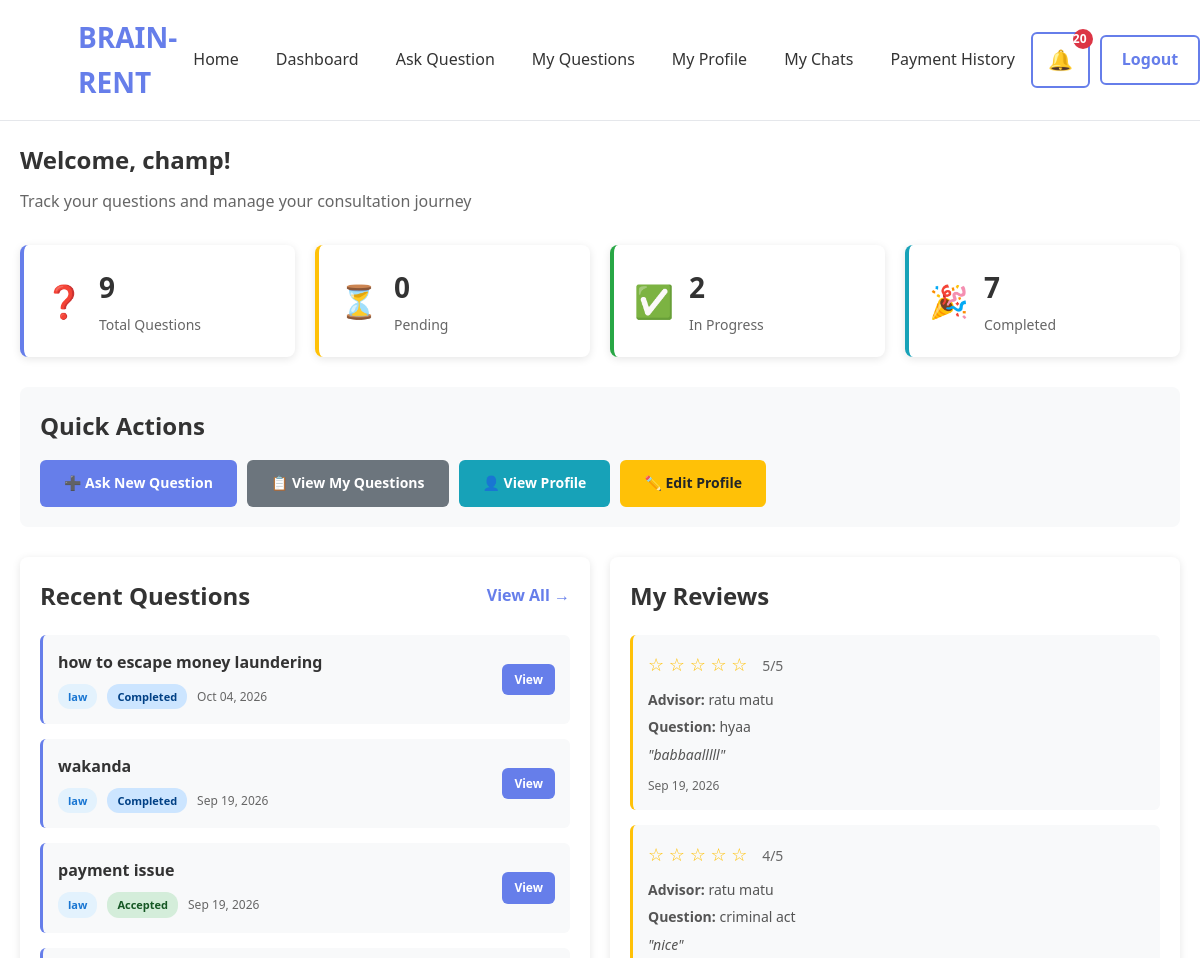
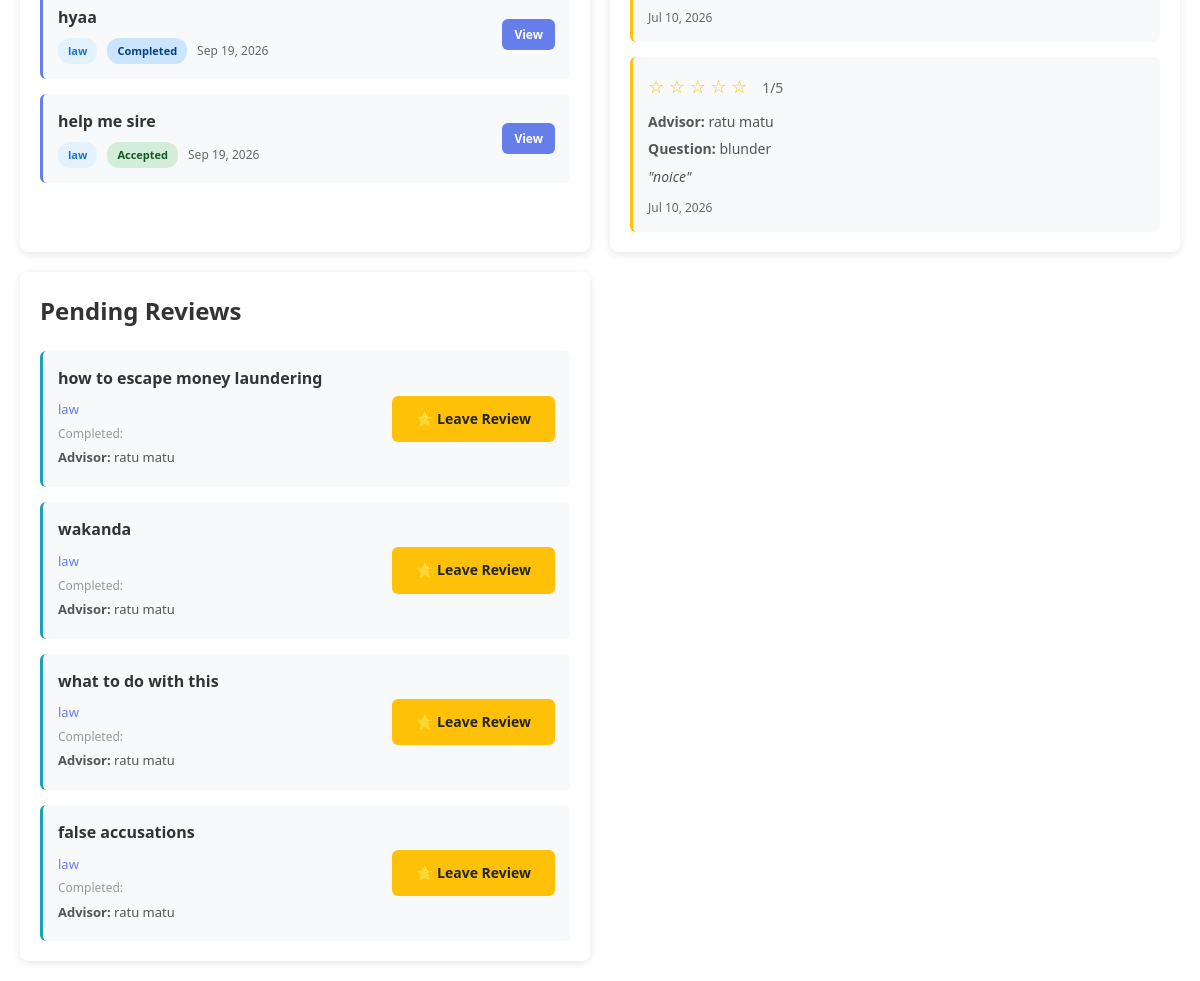
Page /dashboard/questioner/ (signed in) on the committed database (2 pictures, top to bottom).
### accounts/models.py (models this page shows, shortened)
class CustomUser(AbstractUser):
    ROLE_CHOICES = [
        ("questioner", "Questioner"),
        ("advisor", "Advisor"),
    ]
    role = models.CharField(
    max_length=20,
    choices=ROLE_CHOICES,
    default="questioner"
 )
    phone_number = models.CharField(
        max_length=15,
        blank=True
    )
    profile_picture = models.ImageField(
        upload_to="profile_pictures/",
        blank=True,
        null=True
    )
    created_at = models.DateTimeField(
        auto_now_add=True
    )
    updated_at = models.DateTimeField(
        auto_now=True
    )

### question/models.py (models this page shows, shortened)
class Question(models.Model):
    STATUS_CHOICES = [
        ("pending", "Pending"),
        ("accepted", "Accepted"),
        ("completed", "Completed"),
        ("cancelled", "Cancelled"),
    ]
    questioner = models.ForeignKey(
        settings.AUTH_USER_MODEL,
        on_delete=models.CASCADE,
        related_name="questions"
    )
    category = models.ForeignKey(
        Category,
        on_delete=models.CASCADE,
        related_name="questions"
    )
    title = models.CharField(
        max_length=200
    )
    description = models.TextField()
    status = models.CharField(
        max_length=20,
        choices=STATUS_CHOICES,
        default="pending"
    )
    created_at = models.DateTimeField(
        auto_now_add=True
    )

class Category(models.Model):
    name = models.CharField(
        max_length=100,
        unique=True
    )
    description = models.TextField(
        blank=True
    )
    icon = models.ImageField(
        upload_to="category_icons/",
        blank=True,
        null=True
    )

class QuestionAssignment(models.Model):
    STATUS_CHOICES = [
        ("invited", "Invited"),
        ("accepted", "Accepted"),
        ("declined", "Declined"),
        ("selected", "Selected"),
        ("completed", "Completed"),
    ]
    question = models.ForeignKey(
        Question,
        on_delete=models.CASCADE,
        related_name="assignments"
    )
    advisor = models.ForeignKey(
        "advisor.AdvisorProfile",
        on_delete=models.CASCADE,
        related_name="assignments"
    )
    status = models.CharField(
        max_length=20,
        choices=STATUS_CHOICES,
        default="invited"
    )
    assigned_at = models.DateTimeField(
        auto_now_add=True
    )
    class Meta:
        unique_together = ("question", "advisor")

### review/models.py (models this page shows, shortened)
class Review(models.Model):
    question = models.OneToOneField(
        Question,
        on_delete=models.CASCADE,
        related_name="review",
    )
    advisor = models.ForeignKey(
        AdvisorProfile,
        on_delete=models.CASCADE,
        related_name="reviews",
    )
    questioner = models.ForeignKey(
        settings.AUTH_USER_MODEL,
        on_delete=models.CASCADE,
        related_name="reviews_given",
    )
    rating = models.PositiveSmallIntegerField()
    comment = models.TextField(
        blank=True
    )
    created_at = models.DateTimeField(
        auto_now_add=True
    )
    updated_at = models.DateTimeField(
        auto_now=True
    )

### advisor/models.py (models this page shows, shortened)
class AdvisorProfile(models.Model):
    STATUS_CHOICES = [
        ("pending", "Pending"),
        ("under_review", "Under Review"),
        ("approved", "Approved"),
        ("rejected", "Rejected"),
        ("suspended", "Suspended"),
    ]
    user = models.OneToOneField(
        settings.AUTH_USER_MODEL,
        on_delete=models.CASCADE
    )
    bio = models.TextField()
    expertise = models.ManyToManyField(
    "question.Category",
    related_name="advisors"
 )
    experience = models.PositiveIntegerField(
        help_text="Years of experience"
    )
    consultation_rate = models.DecimalField(
        max_digits=10,
        decimal_places=2,
        default=0.00,
        help_text="Consultation rate per session in NPR"
    )
    verification_status = models.CharField(
        max_length=20,
        choices=STATUS_CHOICES,
        default="pending"
    )

### questioner/views.py (the view)
@login_required
def dashboard(request):
    if request.user.role != "questioner":
        return HttpResponseForbidden("Access Denied")
    profile, created = QuestionerProfile.objects.get_or_create(
        user=request.user
    )
    questions = Question.objects.filter(questioner=request.user)
    total_questions = questions.count()
    pending_questions = questions.filter(status='pending').count()
    accepted_questions = questions.filter(status='accepted').count()
    completed_questions = questions.filter(status='completed').count()
    recent_questions = questions.select_related(
        'category'
    ).order_by('-created_at')[:5]
    reviews = Review.objects.filter(
        questioner=request.user
    ).select_related(
        'question',
        'advisor',
        'advisor__user'
    ).order_by('-created_at')[:5]
    completed_without_review = questions.filter(
        status='completed'
    ).exclude(
        id__in=Review.objects.filter(questioner=request.user).values_list('question_id', flat=True)
    ).select_related('category').prefetch_related('assignments__advisor').order_by('-created_at')[:5]
    return render(
        request,
        "questioner/dashboard.html",
        {
            "profile": profile,
            "total_questions": total_questions,
            "pending_questions": pending_questions,
            "accepted_questions": accepted_questions,
            "completed_questions": completed_questions,
            "recent_questions": recent_questions,
            "reviews": reviews,
            "completed_without_review": completed_without_review,
        },
    )

### templates/questioner/dashboard.html (shortened to what this page needs)
{% extends "base.html" %}
{% block content %}
<section class="dashboard">
    <div class="dashboard-header">
        <h1>Welcome, {{ request.user.first_name }}!</h1>
        <p>Track your questions and manage your consultation journey</p>
    </div>
    <div class="stats-grid">
        <div class="stat-card stat-total">
            <div class="stat-icon">❓</div>
            <div class="stat-content">
                <div class="stat-number">{{ total_questions }}</div>
                <div class="stat-label">Total Questions</div>
            </div>
        </div>
        <div class="stat-card stat-pending">
            <div class="stat-icon">⏳</div>
            <div class="stat-content">
                <div class="stat-number">{{ pending_questions }}</div>
                <div class="stat-label">Pending</div>
            </div>
        </div>
        <div class="stat-card stat-accepted">
            <div class="stat-icon">✅</div>
            <div class="stat-content">
                <div class="stat-number">{{ accepted_questions }}</div>
                <div class="stat-label">In Progress</div>
            </div>
        </div>
        <div class="stat-card stat-completed">
            <div class="stat-icon">🎉</div>
            <div class="stat-content">
                <div class="stat-number">{{ completed_questions }}</div>
                <div class="stat-label">Completed</div>
            </div>
        </div>
    </div>
    <div class="quick-actions">
        <h2>Quick Actions</h2>
        <div class="action-buttons">
            <a href="{% url 'ask_question' %}" class="btn btn-primary">
                ➕ Ask New Question
            </a>
            <a href="{% url 'my_questions' %}" class="btn btn-secondary">
                📋 View My Questions
            </a>
            <a href="{% url 'questioner_profile_view' %}" class="btn btn-info">
                👤 View Profile
            </a>
            <a href="{% url 'edit_questioner_profile' %}" class="btn btn-warning">
                ✏️ Edit Profile
            </a>
        </div>
    </div>
    <div class="dashboard-content">
        <div class="dashboard-section">
            <div class="section-header">
                <h2>Recent Questions</h2>
                <a href="{% url 'my_questions' %}" class="view-all">View All →</a>
            </div>
            {% if recent_questions %}
                <div class="recent-questions">
                    {% for question in recent_questions %}
                        <div class="question-item">
                            <div class="question-info">
                                <a href="{% url 'question_detail' question.id %}" class="question-title">
                                    {{ question.title }}
                                </a>
                                <div class="question-meta">
                                    <span class="category-badge">{{ question.category.name }}</span>
                                    <span class="status-badge status-{{ question.status }}">
                                        {{ question.get_status_display }}
                                    </span>
                                    <span class="date">{{ question.created_at|date:"M d, Y" }}</span>
                                </div>
                            </div>
                            <a href="{% url 'question_detail' question.id %}" class="btn btn-sm btn-view">
                                View
                            </a>
                        </div>
                    {% endfor %}
                </div>
            {% else %}
                <div class="empty-state">
                    <p>No questions yet. <a href="{% url 'ask_question' %}">Ask your first question!</a></p>
                </div>
            {% endif %}
        </div>
        <div class="dashboard-section">
            <div class="section-header">
                <h2>My Reviews</h2>
            </div>
            {% if reviews %}
                <div class="recent-reviews">
                    {% for review in reviews %}
                        <div class="review-item">
                            <div class="review-rating">
                                {% for i in "12345" %}
                                    {% if i <= review.rating %}⭐{% else %}☆{% endif %}
                                {% endfor %}
                                <span class="rating-number">{{ review.rating }}/5</span>
                            </div>
                            <div class="review-details">
                                <p class="review-advisor">
                                    <strong>Advisor:</strong> {{ review.advisor.user.get_full_name|default:review.advisor.user.username }}
                                </p>
                                <p class="review-question">
                                    <strong>Question:</strong> {{ review.question.title }}
                                </p>
                                {% if review.comment %}
                                    <p class="review-comment">"{{ review.comment|truncatewords:15 }}"</p>
                                {% endif %}
                            </div>
                            <div class="review-date">
                                {{ review.created_at|date:"M d, Y" }}
                            </div>
                        </div>
                    {% endfor %}
                </div>
            {% else %}
                <div class="empty-state">
                    <p>No reviews yet. Complete consultations to leave reviews for advisors!</p>
                </div>
            {% endif %}
        </div>
        <div class="dashboard-section">
            <div class="section-header">
                <h2>Pending Reviews</h2>
            </div>
            {% if completed_without_review %}
                <div class="pending-reviews">
                    {% for question in completed_without_review %}
                        <div class="pending-review-item">
                            <div class="pending-review-info">
                                <h4>{{ question.title }}</h4>
                                <p class="pending-review-category">{{ question.category.name }}</p>
                                <p class="pending-review-date">Completed: {{ question.updated_at|date:"M d, Y" }}</p>
                                {% for assignment in question.assignments.all %}
                                    {% if assignment.status == 'accepted' %}
                                        <p class="pending-review-advisor">
                                            <strong>Advisor:</strong> {{ assignment.advisor.user.get_full_name|default:assignment.advisor.user.username }}
                                        </p>
                                    {% endif %}
                                {% endfor %}
                            </div>
                            <div class="pending-review-action">
                                <a href="{% url 'submit_review' question.id %}" class="btn btn-warning">
                                    ⭐ Leave Review
                                </a>
                            </div>
                        </div>
                    {% endfor %}
                </div>
            {% else %}
                <div class="empty-state">
                    <p>No pending reviews. All completed consultations have been reviewed!</p>
                </div>
            {% endif %}
        </div>
    </div>
</section>
{% endblock %}

### rows in the picture
CustomUser: user.first_name "champ"
Question: title "how to escape money laundering", category.name "law", status "Completed", created_at "Oct 04, 2026"
Question: title "wakanda", category.name "law", status "Completed", created_at "Sep 19, 2026"
Question: title "payment issue", category.name "law", status "Accepted", created_at "Sep 19, 2026"
Question: title "hyaa", category.name "law", status "Completed", created_at "Sep 19, 2026"
Question: title "help me sire", category.name "law", status "Accepted", created_at "Sep 19, 2026"
Review: rating "5", advisor.user.get_full_name "ratu matu", question "hyaa", comment "babbaalllll", created_at "Sep 19, 2026"
Review: rating "4", advisor.user.get_full_name "ratu matu", question "criminal act", comment "nice", created_at "Jul 10, 2026"
Review: rating "1", advisor.user.get_full_name "ratu matu", question "blunder", comment "noice", created_at "Jul 10, 2026"
QuestionAssignment: advisor.user.get_full_name "ratu matu"
QuestionAssignment: advisor.user.get_full_name "ratu matu"
Question: title "what to do with this", category.name "law"
QuestionAssignment: advisor.user.get_full_name "ratu matu"
Question: title "false accusations", category.name "law"
QuestionAssignment: advisor.user.get_full_name "ratu matu"

### other values in the picture
{{ total_questions }} "9"
{{ pending_questions }} "0"
{{ accepted_questions }} "2"
{{ completed_questions }} "7"
